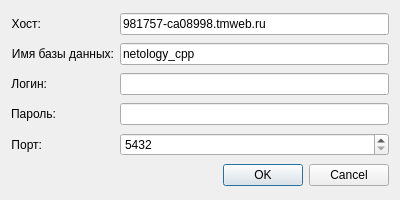
<?xml version="1.0" encoding="UTF-8"?>
<ui version="4.0">
 <class>DbData</class>
 <widget class="QDialog" name="DbData">
  <property name="geometry">
   <rect>
    <x>0</x>
    <y>0</y>
    <width>400</width>
    <height>200</height>
   </rect>
  </property>
  <property name="windowTitle">
   <string>Подключение к БД</string>
  </property>
  <property name="windowIcon">
   <iconset theme="QIcon::ThemeIcon::DocumentSend"/>
  </property>
  <layout class="QGridLayout" name="gridLayout">
   <item row="0" column="0">
    <widget class="QLabel" name="lb_host">
     <property name="sizePolicy">
      <sizepolicy hsizetype="Fixed" vsizetype="Minimum">
       <horstretch>35</horstretch>
       <verstretch>0</verstretch>
      </sizepolicy>
     </property>
     <property name="text">
      <string>Хост:</string>
     </property>
     <property name="alignment">
      <set>Qt::AlignmentFlag::AlignRight|Qt::AlignmentFlag::AlignTrailing|Qt::AlignmentFlag::AlignVCenter</set>
     </property>
    </widget>
   </item>
   <item row="0" column="1">
    <widget class="QLineEdit" name="le_host">
     <property name="sizePolicy">
      <sizepolicy hsizetype="Minimum" vsizetype="Fixed">
       <horstretch>0</horstretch>
       <verstretch>0</verstretch>
      </sizepolicy>
     </property>
     <property name="text">
      <string>981757-ca08998.tmweb.ru</string>
     </property>
    </widget>
   </item>
   <item row="1" column="0">
    <widget class="QLabel" name="lb_dbName">
     <property name="sizePolicy">
      <sizepolicy hsizetype="Maximum" vsizetype="Preferred">
       <horstretch>0</horstretch>
       <verstretch>0</verstretch>
      </sizepolicy>
     </property>
     <property name="text">
      <string>Имя базы данных:</string>
     </property>
     <property name="alignment">
      <set>Qt::AlignmentFlag::AlignRight|Qt::AlignmentFlag::AlignTrailing|Qt::AlignmentFlag::AlignVCenter</set>
     </property>
    </widget>
   </item>
   <item row="1" column="1">
    <widget class="QLineEdit" name="le_dbName">
     <property name="sizePolicy">
      <sizepolicy hsizetype="Preferred" vsizetype="Fixed">
       <horstretch>0</horstretch>
       <verstretch>0</verstretch>
      </sizepolicy>
     </property>
     <property name="text">
      <string>netology_cpp</string>
     </property>
    </widget>
   </item>
   <item row="2" column="0">
    <widget class="QLabel" name="lb_login">
     <property name="sizePolicy">
      <sizepolicy hsizetype="Maximum" vsizetype="Preferred">
       <horstretch>0</horstretch>
       <verstretch>0</verstretch>
      </sizepolicy>
     </property>
     <property name="text">
      <string>Логин:</string>
     </property>
     <property name="alignment">
      <set>Qt::AlignmentFlag::AlignRight|Qt::AlignmentFlag::AlignTrailing|Qt::AlignmentFlag::AlignVCenter</set>
     </property>
    </widget>
   </item>
   <item row="2" column="1">
    <widget class="QLineEdit" name="le_login">
     <property name="sizePolicy">
      <sizepolicy hsizetype="Preferred" vsizetype="Fixed">
       <horstretch>0</horstretch>
       <verstretch>0</verstretch>
      </sizepolicy>
     </property>
     <property name="text">
      <string/>
     </property>
    </widget>
   </item>
   <item row="3" column="0">
    <widget class="QLabel" name="lb_pass">
     <property name="sizePolicy">
      <sizepolicy hsizetype="Maximum" vsizetype="Preferred">
       <horstretch>0</horstretch>
       <verstretch>0</verstretch>
      </sizepolicy>
     </property>
     <property name="text">
      <string>Пароль:</string>
     </property>
     <property name="alignment">
      <set>Qt::AlignmentFlag::AlignRight|Qt::AlignmentFlag::AlignTrailing|Qt::AlignmentFlag::AlignVCenter</set>
     </property>
    </widget>
   </item>
   <item row="3" column="1">
    <widget class="QLineEdit" name="le_pass">
     <property name="sizePolicy">
      <sizepolicy hsizetype="Preferred" vsizetype="Fixed">
       <horstretch>0</horstretch>
       <verstretch>0</verstretch>
      </sizepolicy>
     </property>
     <property name="font">
      <font>
       <strikeout>false</strikeout>
      </font>
     </property>
     <property name="echoMode">
      <enum>QLineEdit::EchoMode::Password</enum>
     </property>
    </widget>
   </item>
   <item row="4" column="0">
    <widget class="QLabel" name="lb_port">
     <property name="sizePolicy">
      <sizepolicy hsizetype="Maximum" vsizetype="Preferred">
       <horstretch>0</horstretch>
       <verstretch>0</verstretch>
      </sizepolicy>
     </property>
     <property name="text">
      <string>Порт:</string>
     </property>
     <property name="alignment">
      <set>Qt::AlignmentFlag::AlignRight|Qt::AlignmentFlag::AlignTrailing|Qt::AlignmentFlag::AlignVCenter</set>
     </property>
    </widget>
   </item>
   <item row="4" column="1">
    <widget class="QSpinBox" name="spB_port">
     <property name="sizePolicy">
      <sizepolicy hsizetype="Preferred" vsizetype="Fixed">
       <horstretch>0</horstretch>
       <verstretch>0</verstretch>
      </sizepolicy>
     </property>
     <property name="specialValueText">
      <string>5432 </string>
     </property>
     <property name="maximum">
      <number>65535</number>
     </property>
    </widget>
   </item>
   <item row="5" column="0" colspan="2">
    <widget class="QDialogButtonBox" name="buttonBox">
     <property name="orientation">
      <enum>Qt::Orientation::Horizontal</enum>
     </property>
     <property name="standardButtons">
      <set>QDialogButtonBox::StandardButton::Cancel|QDialogButtonBox::StandardButton::Ok</set>
     </property>
    </widget>
   </item>
  </layout>
 </widget>
 <resources/>
 <connections>
  <connection>
   <sender>buttonBox</sender>
   <signal>accepted()</signal>
   <receiver>DbData</receiver>
   <slot>accept()</slot>
   <hints>
    <hint type="sourcelabel">
     <x>248</x>
     <y>254</y>
    </hint>
    <hint type="destinationlabel">
     <x>157</x>
     <y>274</y>
    </hint>
   </hints>
  </connection>
  <connection>
   <sender>buttonBox</sender>
   <signal>rejected()</signal>
   <receiver>DbData</receiver>
   <slot>reject()</slot>
   <hints>
    <hint type="sourcelabel">
     <x>316</x>
     <y>260</y>
    </hint>
    <hint type="destinationlabel">
     <x>286</x>
     <y>274</y>
    </hint>
   </hints>
  </connection>
 </connections>
</ui>
